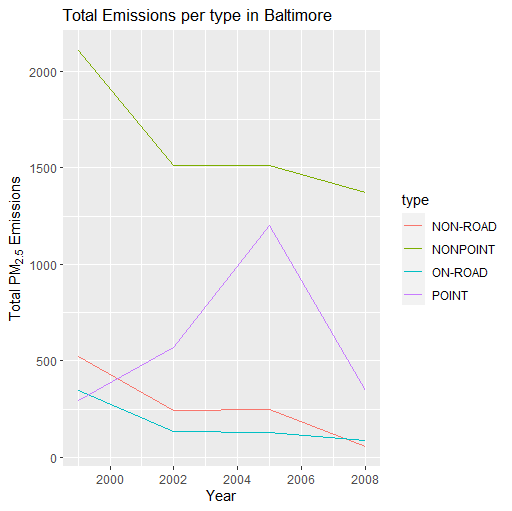

Source code (R):
 data <- aggregate(Emissions ~ year + type, balt, sum)
> g <- ggplot(data, aes(year, Emissions, color = type))
> g + geom_line() +
+         xlab("Year") +
+         ylab(expression("Total PM"[2.5]*" Emissions")) +
+         ggtitle("Total Emissions per type in Baltimore")
